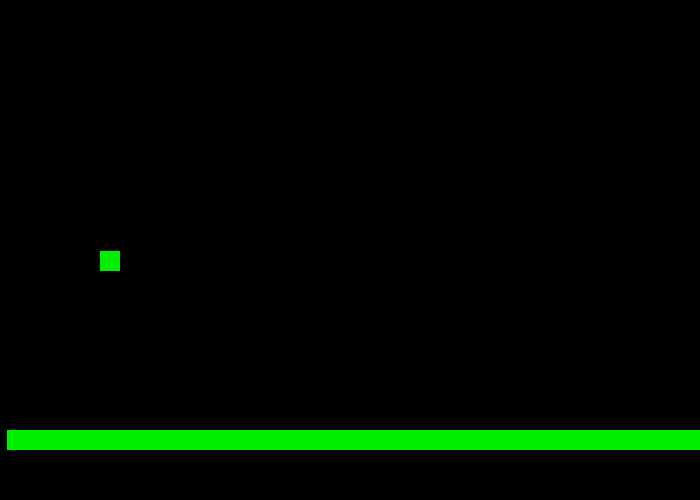
Frame 1 (no input)
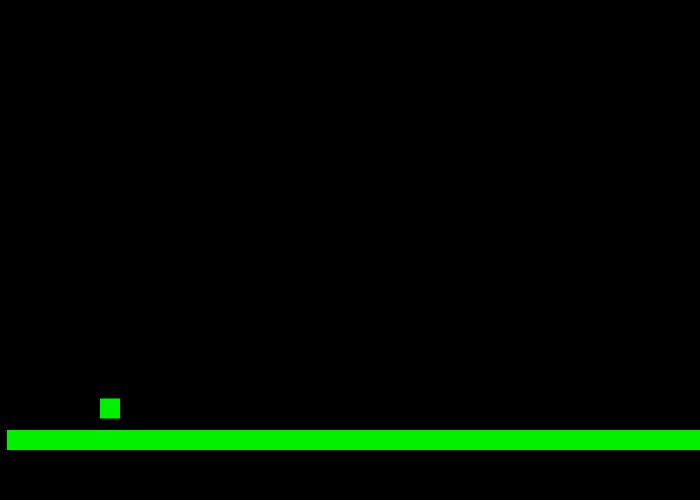
Frame 60 (the mouse pressed at the canvas centre just before this capture)
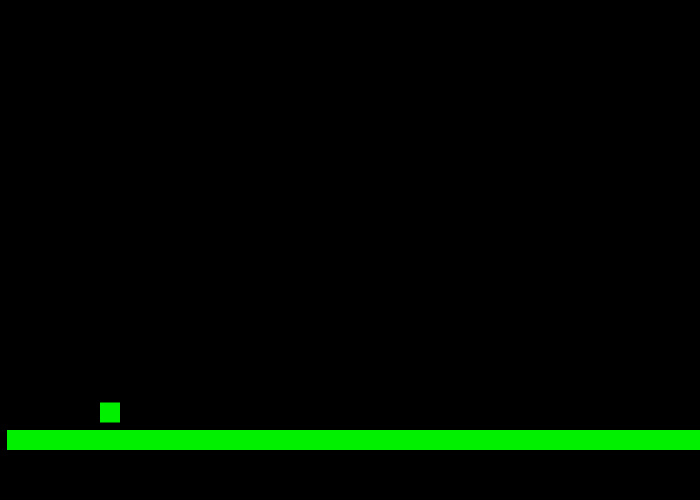
Frame 120 (the mouse held since frame 60 and released just before this capture)

The Processing sketch that drew these frames (run headless with seeded random() and noise(); from frame 60 on, the mouse is pressed at the canvas centre):

// Processing sketch: Gravity
// ── Gravity.pde
// variables for position
float xPos =0;
float yPos =0;
float pos;
float accel =.05;
float speed =1;


// booleans for movement
boolean right = false;
boolean left = false;
boolean down=false;
void setup() {
  //window mods
  size (700, 500);
  background(255);
  pos = height/2;
  //shape origin
  xPos = width/7;
  yPos = height/2;

  noStroke();
  fill(0, 240, 0);
}

void draw() {
  background(0, 0, 0);

  //gravity code
  //if(!keyPressed){
  pos = pos + speed;
  speed = speed + accel;
  if ( pos >400 && accel >=0 ) {
    speed= 0;
    accel =0;
  }

  // update movement
  if (left) {
    xPos = xPos - 1;
  }
  if (right) {
    xPos = xPos + 1;
  }

  //draw shape
  rect(xPos, pos, 20, 20);
  rect(width/100, 430, 2000, 20);
}

void keyPressed() {
  if (key == 'a') {
    left = true;
  }
  if (key == 'd') {
    right = true;
  }
  if (key == ' ') {
  
    accel= -0.5;
  }
}

void keyReleased() {
  if (key == 'a') {
    left = false;
  }


  if (key == 'd') {
    right = false;
  }

  if (key== ' ') {
    speed = 1;
    accel= 0.5;
  }
}
